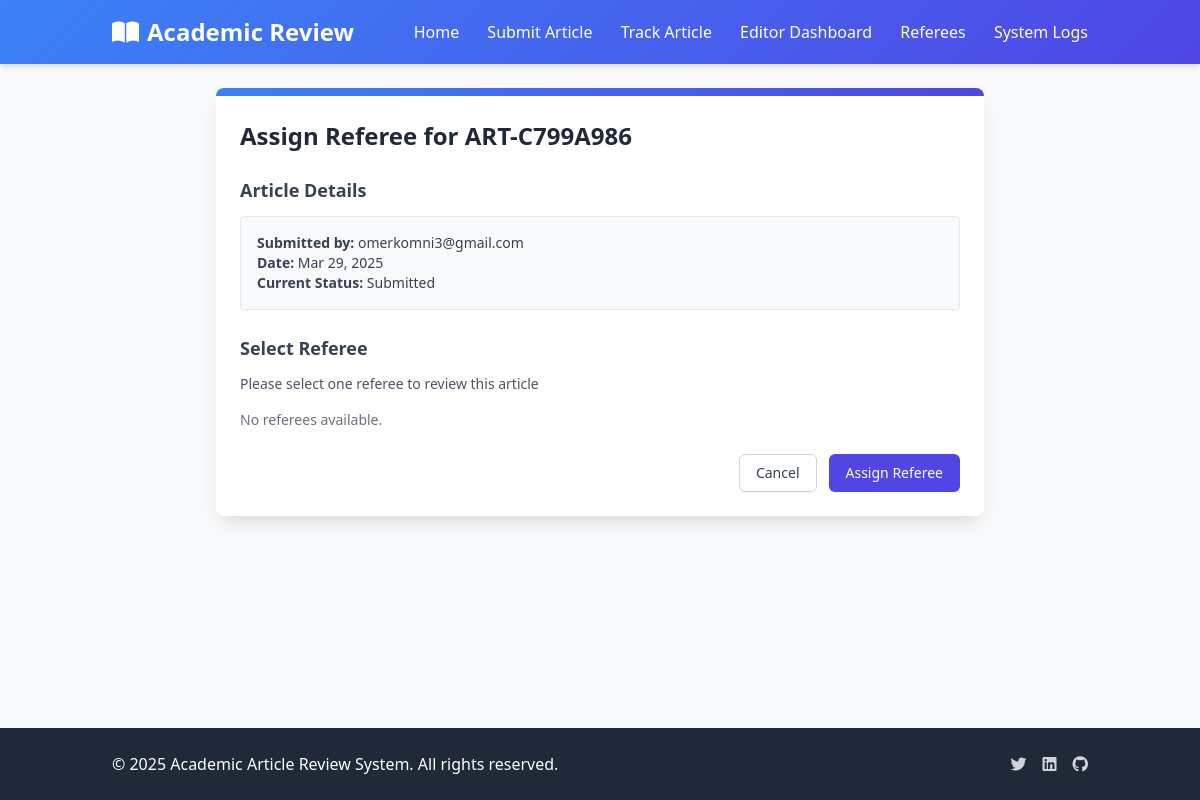
Screenshot of /editor/article/21/assign/ with the database file from the repository.
### articles/models.py (models this page shows, shortened)
class Article(models.Model):
    STATUS_CHOICES = (
        ('submitted', 'Submitted'),
        ('under_review', 'Under Review'),
        ('revision_required', 'Revision Required'),
        ('accepted', 'Accepted'),
        ('rejected', 'Rejected'),
    )
    title = models.CharField(max_length=255, null=True, blank=True)
    tracking_code = models.CharField(max_length=20, unique=True, editable=False)
    email = models.EmailField()
    file = models.FileField(upload_to='articles/')
    anonymized_file = models.FileField(upload_to='anonymized_articles/', null=True, blank=True)
    status = models.CharField(max_length=50, choices=STATUS_CHOICES, default='submitted')
    submission_date = models.DateTimeField(auto_now_add=True)
    last_updated = models.DateTimeField(auto_now=True)
    referee = models.ForeignKey('Referee', on_delete=models.SET_NULL, null=True, blank=True, related_name='assigned_articles')
    extracted_authors = models.TextField(blank=True, null=True, help_text="Automatically extracted author names")
    extracted_institutions = models.TextField(blank=True, null=True, help_text="Automatically extracted institutions")
    extracted_keywords = models.TextField(blank=True, null=True, help_text="Automatically extracted keywords")
    extracted_emails = models.TextField(blank=True, null=True, help_text="Automatically extracted email addresses")
    anonymization_map = models.TextField(blank=True, null=True, help_text="JSON mapping of original text to encrypted text")
    anonymization_key = models.CharField(max_length=128, blank=True, null=True, help_text="Encryption key for anonymization")
    is_anonymized = models.BooleanField(default=False, help_text="Whether the article has been anonymized")
    def get_extracted_keywords_list(self):
        if self.extracted_keywords:
            return self.extracted_keywords.split('|')
        return []
    def get_status_display(self):
        for status_code, status_name in self.STATUS_CHOICES:
            if self.status == status_code:
                return status_name
        return self.status  # Fallback to the code if no match

### articles/views.py (the view, shortened to what this page needs)
# urls.py: path('editor/article/<int:article_id>/assign/', views.assign_referee, name='assign_referee'),
def assign_referee(request, article_id):
    article = get_object_or_404(Article, id=article_id)
    referees = Referee.objects.all()
    suggested_referees = []
    if article.extracted_keywords:
        article_keywords = article.get_extracted_keywords_list()
        suggested_referees = match_referees_by_keywords(article_keywords, referees)
    suggested_referee_id = request.GET.get('referee')
    if suggested_referee_id:
        try:
            suggested_referee = Referee.objects.get(id=suggested_referee_id)
            context = {
                'article': article,
                'referees': referees,
                'preselected_referee': suggested_referee,
                'suggested_referees': suggested_referees
            }
        except Referee.DoesNotExist:
            context = {
                'article': article,
                'referees': referees,
                'suggested_referees': suggested_referees
            }
    else:
        context = {
            'article': article,
            'referees': referees,
            'suggested_referees': suggested_referees
        }
    return render(request, 'articles/editor/assign_referee.html', context)

### articles/utils.py (called while the page is built, shortened)
def match_referees_by_keywords(article_keywords, referees):
    article_keywords = [k.lower() for k in article_keywords]
    referee_scores = []
    return sorted(referee_scores, key=lambda x: x[1], reverse=True)

### templates/articles/editor/assign_referee.html (shortened to what this page needs)
{% extends 'articles/base.html' %}
{% block content %}
<div class="max-w-3xl mx-auto">
    <div class="bg-white rounded-lg shadow-card overflow-hidden">
        <div class="gradient-bg h-2"></div>
        <div class="p-6">
            <h1 class="text-2xl font-bold mb-6 text-gray-800">Assign Referee for {{ article.tracking_code }}</h1>
            <form method="post" action="{% url 'assign_referee' article.id %}" autocomplete="false">
                <div class="mb-6">
                    <h2 class="text-lg font-semibold mb-3 text-gray-700">Article Details</h2>
                    <div class="bg-gray-50 p-4 rounded border border-gray-200">
                        <p class="text-sm text-gray-700"><strong>Submitted by:</strong> {{ article.email }}</p>
                        <p class="text-sm text-gray-700"><strong>Date:</strong> {{ article.submission_date|date:"M d, Y" }}</p>
                        <p class="text-sm text-gray-700"><strong>Current Status:</strong> {{ article.get_status_display }}</p>
                    </div>
                </div>
                <div class="mb-6">
                    <h2 class="text-lg font-semibold mb-3 text-gray-700">Select Referee</h2>
                    <p class="text-sm text-gray-600 mb-4">Please select one referee to review this article</p>
                    <div class="space-y-2">
                        {% for referee in referees %}
                        <div class="flex items-center">
                            <input type="radio" id="referee-{{ referee.id }}" name="referee" value="{{ referee.id }}"
                                {% if article.referee.id == referee.id %}checked{% endif %}
                                class="h-4 w-4 text-indigo-600 focus:ring-indigo-500 border-gray-300 rounded">
                            <label for="referee-{{ referee.id }}" class="ml-2 block text-sm text-gray-700">
                                {{ referee.user.username }}
                                {% if referee.user.email %}<span class="text-gray-500">({{ referee.user.email }})</span>{% endif %}
                            </label>
                        </div>
                        {% empty %}
                        <p class="text-sm text-gray-500">No referees available.</p>
                        {% endfor %}
                    </div>
                </div>
                <div class="flex justify-end">
                    <a href="{% url 'editor_dashboard' %}" class="mr-3 inline-flex items-center px-4 py-2 border border-gray-300 shadow-sm text-sm font-medium rounded-md text-gray-700 bg-white hover:bg-gray-50 focus:outline-none focus:ring-2 focus:ring-offset-2 focus:ring-indigo-500">
                        Cancel
                    </a>
                    <button type="submit" class="inline-flex items-center px-4 py-2 border border-transparent shadow-sm text-sm font-medium rounded-md text-white bg-indigo-600 hover:bg-indigo-700 focus:outline-none focus:ring-2 focus:ring-offset-2 focus:ring-indigo-500">
                        Assign Referee
                    </button>
                </div>
            </form>
        </div>
    </div>
</div>
{% endblock %}

### templates/articles/base.html (style rules this page uses)
.gradient-bg { background: linear-gradient(135deg, #3b82f6 0%, #4f46e5 100%); }
.shadow-card { box-shadow: 0 10px 25px -5px rgba(0, 0, 0, 0.1), 0 10px 10px -5px rgba(0, 0, 0, 0.04); }

### rows the page displays
Article: tracking_code "ART-C799A986", email "omerkomni3@gmail.com", submission_date "Mar 29, 2025", status "Submitted"
